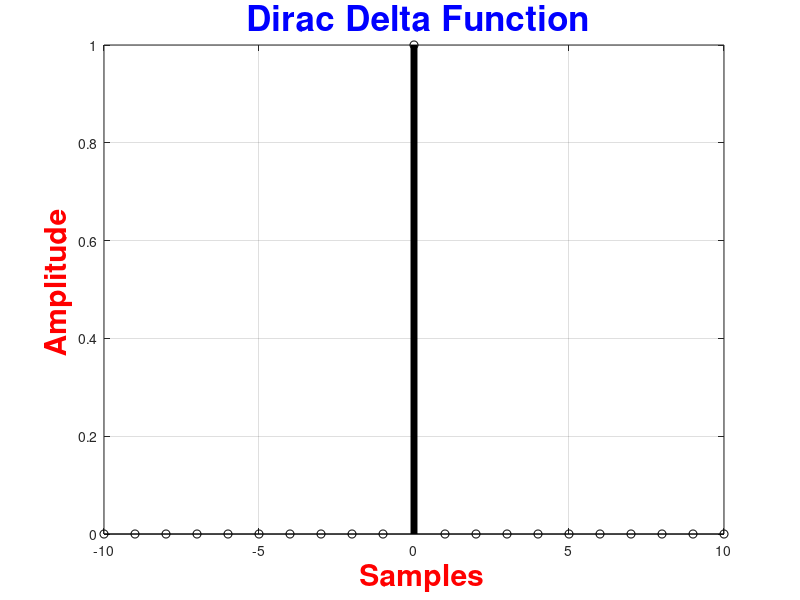

This chart was generated by the following MATLAB code:
 N1=-10;
 N2=10;
 N=0;
 x=N1:N2;
 y=(x-N==0);

 figure
 stem(x,y, 'k', 'LineWidth',5)
 xlabel('\bf \color{red} \fontsize{30} Samples')
 ylabel('\bf \color{red} \fontsize{30} Amplitude')
 title('\bf \color{blue} \fontsize{35}Dirac Delta Function')
 grid on
